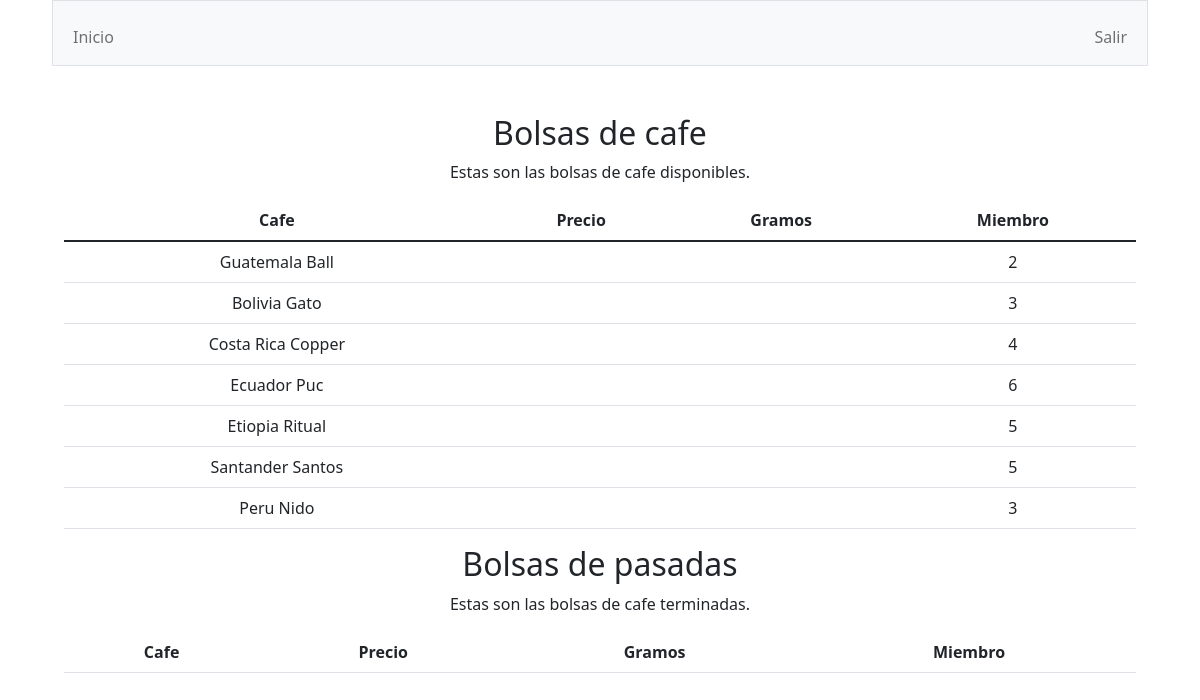
Before: /bolsas (signed in) with the older database file.
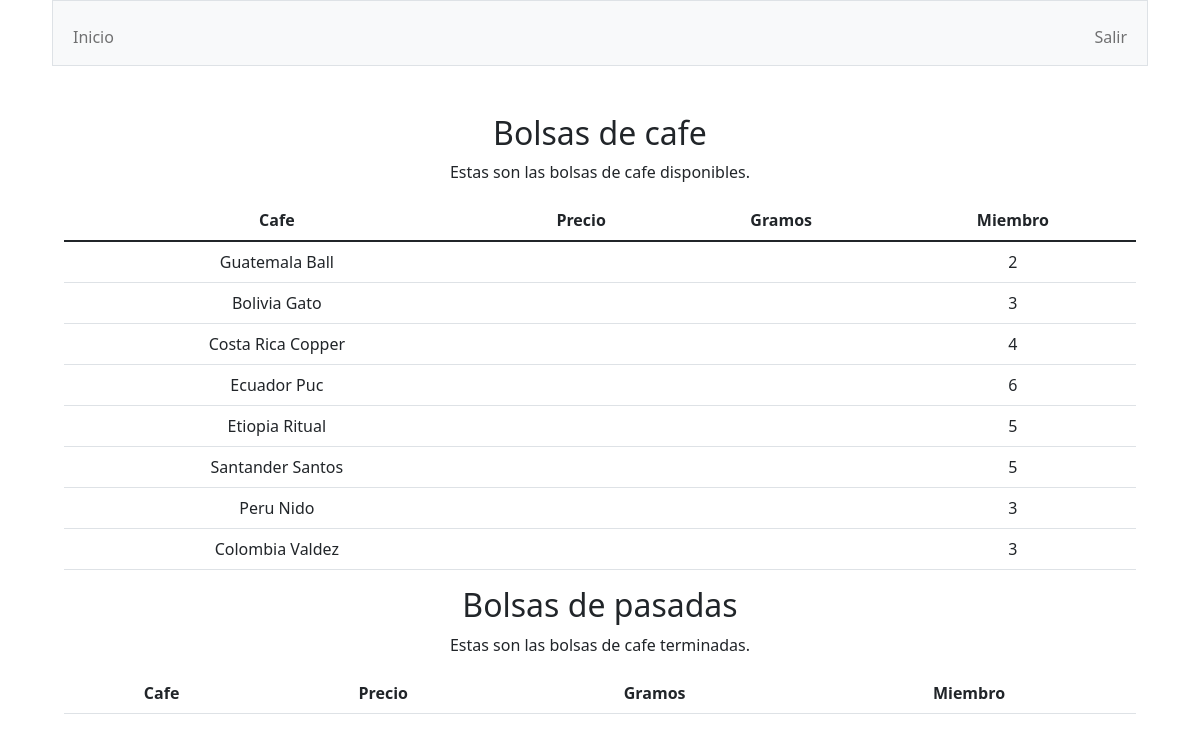
After: the same page with the newer database file.
### tables this page shows
CREATE TABLE bolsas ( id INTEGER PRIMARY KEY AUTOINCREMENT NOT NULL, user_id INTEGER, origin TEXT, price INTEGER, grams INTEGER, toaster TEXT NOT NULL, date DATE, active TEXT NOT NULL, FOREIGN KEY(user_id) REFERENCES users(id));

CREATE TABLE users (id INTEGER PRIMARY KEY AUTOINCREMENT NOT NULL, username TEXT NOT NULL, hash TEXT NOT NULL);

### app.py (the view)
@app.route("/bolsas")
@login_required
def bolsas():
    bolsas = db.execute("SELECT origin, toaster, price AS precio, date AS fecha, users.id AS miembro, active, grams AS gramos FROM bolsas JOIN users ON bolsas.user_id = users.id ")
    bolsas_activas = []
    bolsas_pasadas = []
    for bolsa in bolsas:
        if bolsa["active"]=="YES":
            bolsas_activas.append(bolsa)
        else:
            bolsas_pasadas.append(bolsa)
    return render_template("bolsas.html", activas = bolsas_activas, pasadas = bolsas_pasadas)

### app.py (called while the page is built)
@app.after_request
def after_request(response):
    response.headers["Cache-Control"] = "no-cache, no-store, must-revalidate"
    response.headers["Expires"] = 0
    response.headers["Pragma"] = "no-cache"
    return response

### helpers.py (called while the page is built)
def login_required(f):
    @wraps(f)
    def decorated_function(*args, **kwargs):
        if session.get("user_id") is None:
            return redirect("/login")
        return f(*args, **kwargs)
    return decorated_function

### templates/bolsas.html (shortened to what this page needs)
{% extends "layout.html" %}
{% block main %}
<h2> Bolsas de cafe  </h2>
<p> Estas son las bolsas de cafe disponibles.  </p>
<table class="table">
	<thead class="thead-dark">
	<tr>
		<th scope="col"> Cafe </th>
		<th scope="col"> Precio  </th>
		<th scope="col"> Gramos  </th>
		<th scope="col"> Miembro </th>
	</tr>
	</thead>
	<tbody>
		{% for bolsa in activas %}
		<tr>
		<td> {{bolsa.origin}} {{bolsa.toaster}} </td>
		<td> {{ bolsa.cost}} </td>
		<td> {{ bolsa.grams}} </td>
		<td> {{ bolsa.miembro}} </td>
		</tr>
		{% endfor %}
	</tbody>
</table>
<h2> Bolsas de pasadas  </h2>
<p> Estas son las bolsas de cafe terminadas.  </p>
<table class="table">
	<thead class="thead-dark">
	<tr>
		<th scope="col"> Cafe </th>
		<th scope="col"> Precio  </th>
		<th scope="col"> Gramos  </th>
		<th scope="col"> Miembro </th>
	</tr>
	</thead>
</table>
{% endblock %}

Changed rows visible on the page:
added bolsas: origin "Colombia", toaster "Valdez", miembro "3"
